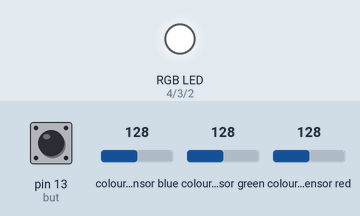
Recording of a sketch running on a simulated Arduino Uno, built with avr-gcc and run on an emulated ATmega328P. Parts: an RGB LED mixed from three pins (HIGH = lit). Wiring (inferred from the names in the program): TCS3200 colour sensor: output pin 10; S2 pin 12; S3 pin 11; S0 pin 8; S1 pin 9. The inputs (shaded band) are chosen by the test bench; at power-on: pin 13 (but) HIGH, colour sensor blue 128, colour sensor green 128, colour sensor red 128. Pins used as bus, display or sensor lines are not drawn; what the sketch prints to the serial monitor is not drawn.

Above: at 1.2 s.
1.3 s: pin 13 (but) pulled LOW for 0.15 s
At 1.47 s:
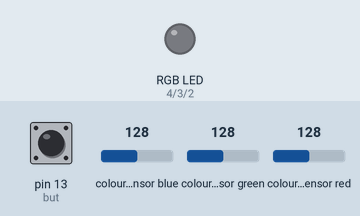
At 5.2 s:
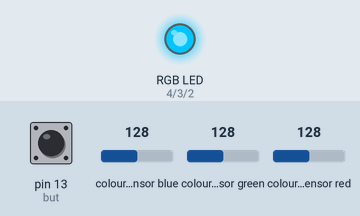
Timing chart, 0 to 10.3 s (numbered marks = the images above; inputs shaded):
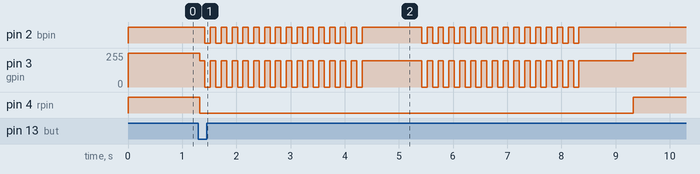

Measured:
- after the input at 1.3 s, pin 2 (bpin): goes 14 × (LOW 0.10 s, HIGH 0.10 s), LOW 0.10 s, HIGH 1.1 s, 14 × (LOW 0.10 s, HIGH 0.10 s), LOW 0.10 s, then HIGH, starting after 0.12 s; pin 3 (gpin): 255/255 → 197/255 at once, → 0/255 0.10 s later, → 197/255 0.10 s later, → 0/255 0.10 s later, … (62 changes in this stretch)

The sketch:

color2.ino
```cpp
//for Arduino --> for python sensor.py
#define S0 8
#define S1 9
#define S2 12
#define S3 11
#define sensorOut 10
#define but 13

int rpin = 4;
int gpin = 3;
int bpin = 2;

int frequency = 0;
int red = 0;
int green = 0;
int blue = 0;
int buttonState = 0;

int no_r  = 340;
int max_r = 80;
int no_g  = 330;
int max_g = 80;
int no_b  = 235;
int max_b = 59;


void light_glow(int r, int g, int b, int rpin, int gpin, int bpin) {
  analogWrite(rpin,r);
  analogWrite(gpin,g);
  analogWrite(bpin,b);
}


void light_down(int rpin, int gpin, int bpin) {
  analogWrite(rpin,0);
  analogWrite(gpin,0);
  analogWrite(bpin,0);
}

void twinkling(int sec) {
  digitalWrite(rpin,LOW);
  digitalWrite(gpin,LOW);
  digitalWrite(bpin,LOW);
  for (int i=0;i<sec;i++) {
    for (int j=0;j<5;j++) {
      light_glow(57, 197, 187, rpin, gpin, bpin);
      delay(100);
      light_down(rpin, gpin, bpin);
      delay(100);
    }
  }
}


int look_r() {
  // Setting red filtered photodiodes to be read
  digitalWrite(S2,LOW);
  digitalWrite(S3,LOW);

  // Reading the output frequency
  frequency = pulseIn(sensorOut, LOW);

  return frequency;
}


int map_r(int no_r, int max_r, int frequency) {

  //Remaping the value of the frequency to the RGB Model of 0 to 255
  //red = map(frequency, 80,340,255,0);
  red = map(frequency, max_r, no_r, 255, 0);
  if (red < 0) {
    red = 0;
  }
  if (red > 255) {
    red = 255;
  }
  // Printing the value on the serial monitor
  Serial.print("R= ");//printing name
  Serial.print(frequency);//printing RED color frequency
  Serial.print("  ");
  //delay(100);

  return red;
}

int look_g() {
  // Setting Green filtered photodiodes to be read
  digitalWrite(S2,HIGH);
  digitalWrite(S3,HIGH);

  // Reading the output frequency
  frequency = pulseIn(sensorOut, LOW);

  return frequency;
}

int map_g(int no_g, int max_g, int frequency) {

  //Remaping the value of the frequency to the RGB Model of 0 to 255
  //green = map(frequency, 80,330,255,0);
  green = map(frequency, max_g, no_g,255,0);
  if (green < 0) {
    green = 0;
  }
  if (green > 255) {
    green = 255;
  }
  // Printing the value on the serial monitor
  Serial.print("G= ");//printing name
  Serial.print(frequency);//printing RED color frequency
  Serial.print("  ");
  //delay(100);

  return green;
}

int look_b() {
  // Setting Blue filtered photodiodes to be read
  digitalWrite(S2,LOW);
  digitalWrite(S3,HIGH);
  // Reading the output frequency
  frequency = pulseIn(sensorOut, LOW);

  return frequency;
}

int map_b(int no_b, int max_b, int frequency) {

  //Remaping the value of the frequency to the RGB Model of 0 to 255
  //blue = map(frequency, 59,235,255,0);
  blue = map(frequency, max_b,no_b,255,0);
  if (blue < 0) {
    blue = 0;
  }
  if (blue > 255) {
    blue = 255;
  }
  // Printing the value on the serial monitor
  Serial.print("B= ");//printing name
  Serial.print(frequency);//printing RED color frequency
  Serial.print("  ");

  return blue;
}


void setup() {
  pinMode(S0, OUTPUT);
  pinMode(S1, OUTPUT);
  pinMode(S2, OUTPUT);
  pinMode(S3, OUTPUT);
  pinMode(rpin, OUTPUT);
  pinMode(gpin, OUTPUT);
  pinMode(bpin, OUTPUT);
  pinMode(sensorOut, INPUT);
  pinMode(but, INPUT);

  // Setting frequency-scaling to 20%
  digitalWrite(S0,HIGH);
  digitalWrite(S1,LOW);

  Serial.begin(9600);
}

//80 80 59
//340 330 235
void loop() {

  buttonState = digitalRead(but);  //讀取按鍵的狀態

  if (!buttonState) {
    twinkling(3);
    light_glow(57, 197, 187, rpin, gpin, bpin);
    delay(1000);
    light_down(rpin, gpin, bpin);
    //white
    max_r = look_r();
    max_g = look_g();
    max_b = look_b();

    twinkling(3);
    light_glow(57, 197, 187, rpin, gpin, bpin);
    delay(1000);
    light_down(rpin, gpin, bpin);
    //black
    no_r = look_r();
    no_g = look_g();
    no_b = look_b();

  }

  red   = map_r(no_r, max_r, look_r());
  green = map_g(no_g, max_g, look_g());
  blue  = map_b(no_b, max_b, look_b());


  Serial.print("(");
  Serial.print(red);
  Serial.print(",");
  Serial.print(green);
  Serial.print(",");
  Serial.print(blue);
  Serial.print(")");
  Serial.print("  ");
  Serial.print(buttonState);
  Serial.println("  ");

  analogWrite(rpin,red);
  analogWrite(gpin,green);
  analogWrite(bpin,blue);

  delay(100);
}
```
